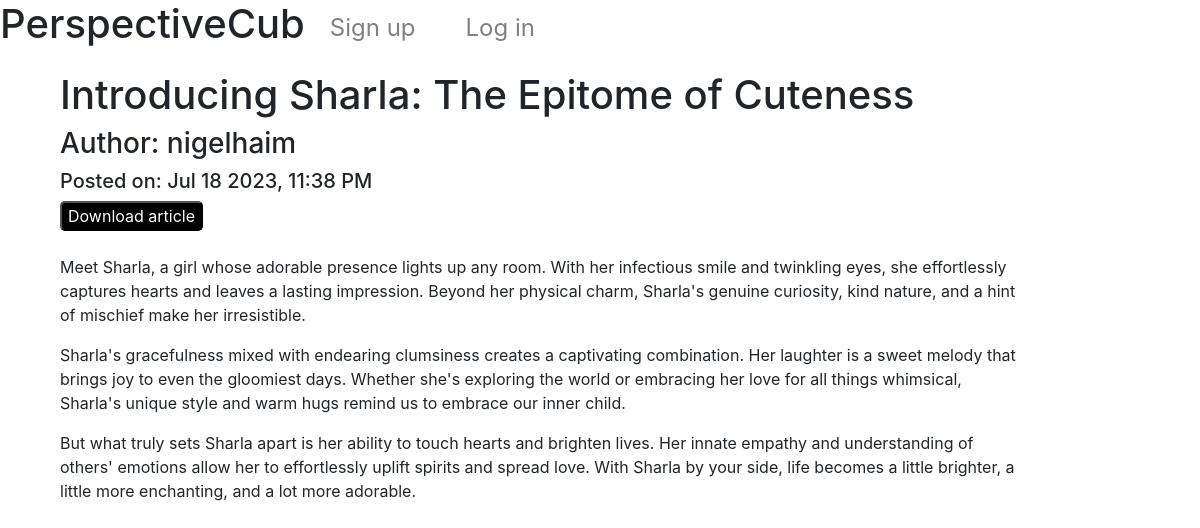
Before: /3 with the older database file.
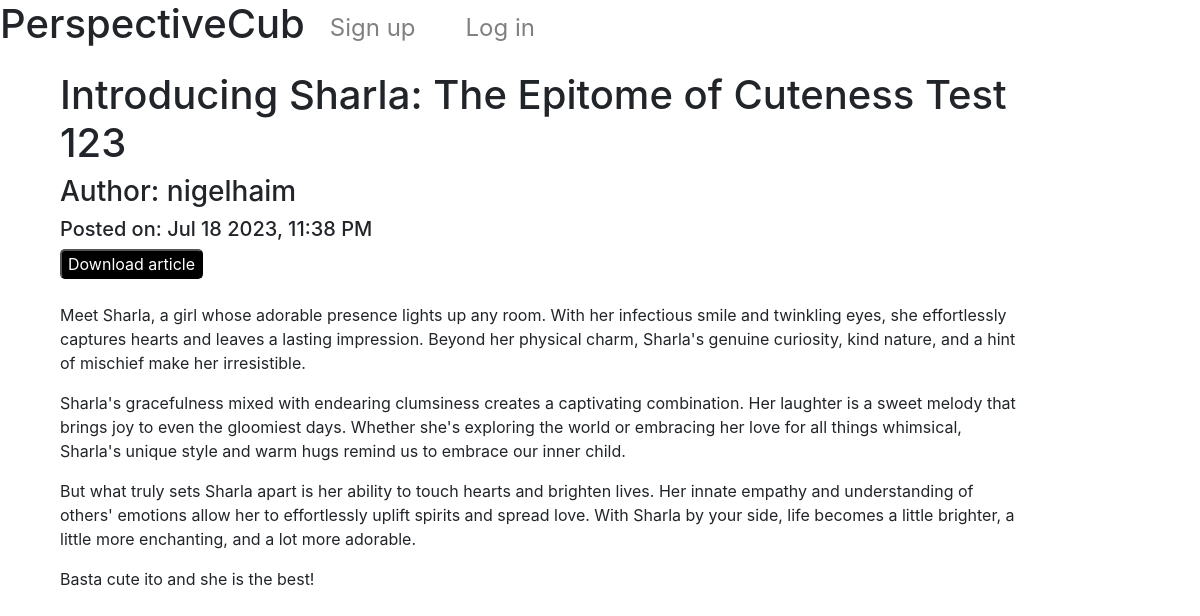
After: the same page with the newer database file.
### PerspectiveCub/models.py (models this page shows, shortened)
class posts(models.Model):
    profile = models.ForeignKey(Profile, on_delete=models.CASCADE, related_name="Profile", default="")
    title = models.CharField(max_length=30)
    content = models.TextField()
    timestamp = models.DateTimeField()

class User(AbstractUser):
    pass

### PerspectiveCub/views.py (the view)
# urls.py: path("<int:post_id>", views.view_post, name="view_post"),
def view_post(request, post_id):
    v_post = posts.objects.get(pk=post_id)
    author = v_post.profile.user
    return render(request, "PerspectiveCub/view_post.html",{
        "post" : v_post,
        "title" : v_post.title,
        "content" : v_post.content,
        "timestamp" : v_post.timestamp.strftime("%b %d %Y, %I:%M %p"),
        "author" : author.username
        })

### PerspectiveCub/templates/PerspectiveCub/view_post.html (shortened to what this page needs)
{% extends 'PerspectiveCub/layout.html' %}
{% load static %}
{% block head %}
<link rel='stylesheet' href="{% static 'PerspectiveCub/viewPost_styles.css' %}">
{% endblock %}
{% block body %}
<div class="full_post" id="full_post">
  <form action="edit_post/{{ post.id }}" method="POST" id="edit_post">
  <h1 class="title" id="title">{{ title }}</h1>
  <h3 class="author">Author: {{ author }} </h3>
  <h5 class="timestamp">Posted on: {{ timestamp }}</h5>
<button class="black_button" id="dl_button">Download article</button>
  <br>
  <br>
  <div class="content" id="content">{{ content|linebreaks }}</div>
  <br>
  <br>
  </form>
</div>
{% endblock %}

### PerspectiveCub/templates/PerspectiveCub/layout.html (shortened to what this page needs)
{% load static %}
<!DOCTYPE html>
<html lang="en">
  <head>
    <link rel="stylesheet" href="{% static 'PerspectiveCub/layout_styles.css' %}">
     <link rel="stylesheet" href="https://stackpath.bootstrapcdn.com/bootstrap/4.4.1/css/bootstrap.min.css">
     {% block head %}
     {% endblock %}
  </head>
  <body>
    <div class="header">
      <h1>PerspectiveCub</h1>
      {% if user.is_authenticated %}
       <a href="{% url 'logout' %}">Log out</a>
      {% else %}
        <a href="{% url 'signup' %}">Sign up</a>
        <a href="{% url 'login' %}">Log in</a>
      {% endif %}
    </div>
    <content>
      {% block body %}
      {% endblock %}
    </content>
  </body>
</html>

### PerspectiveCub/static/PerspectiveCub/layout_styles.css (style rules this page uses)
html { font-family: consolas; }
.header { display:flex; }
.header a { padding: 25px; padding-top: 10px; font-size: 24px; font-style:none; color: gray; }

### PerspectiveCub/static/PerspectiveCub/viewPost_styles.css (style rules this page uses)
.full_post { width:80%; position:relative; left:5%; }
.black_button { background-color:black; color:white; border-radius:5px; position:relative; }

Changed rows visible on the page:
changed posts: title "Introducing Sharla: The Epitome of Cuteness" → "Introducing Sharla: The Epitome of Cuteness Test 123"; content "…a lot more adorable." → "…a lot more adorable. Basta cute ito and she is the best!"
